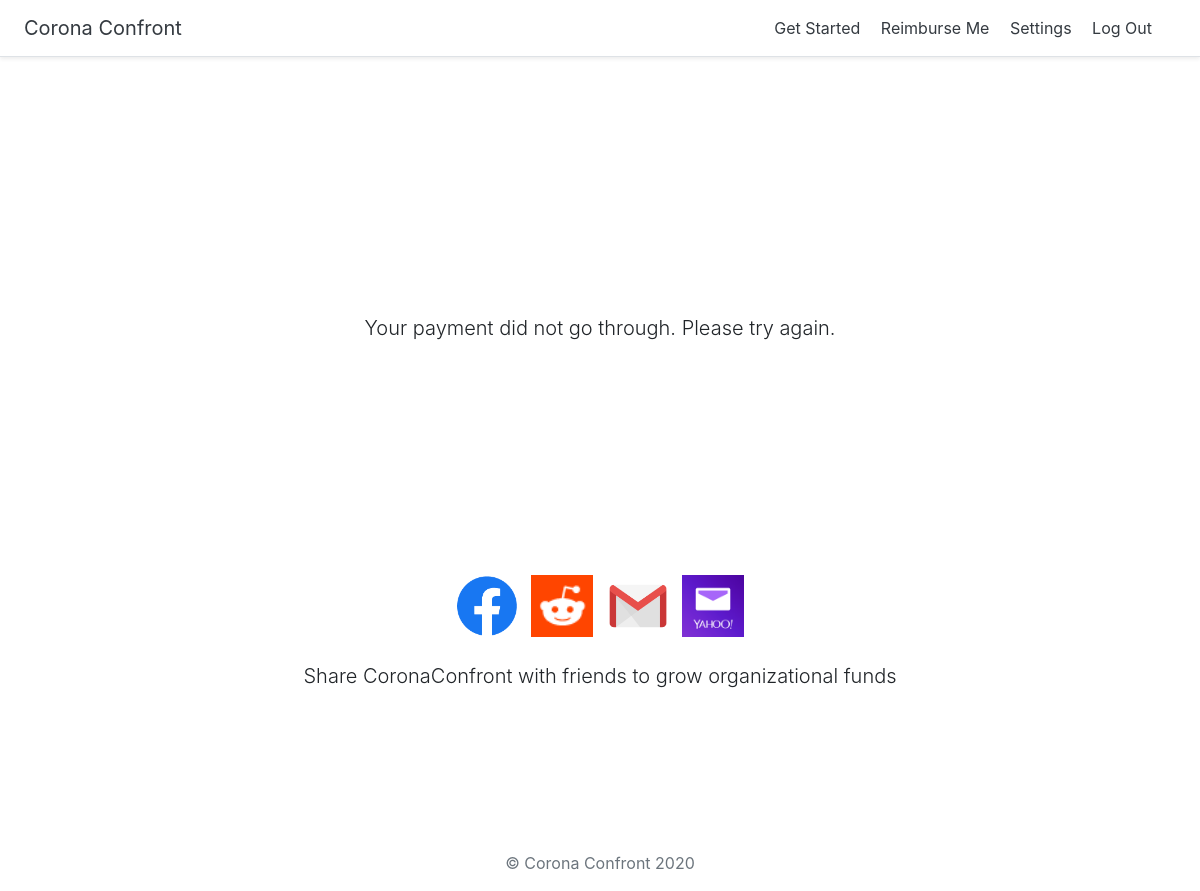
The page /confirmation/ (signed in) on the database as committed earlier.
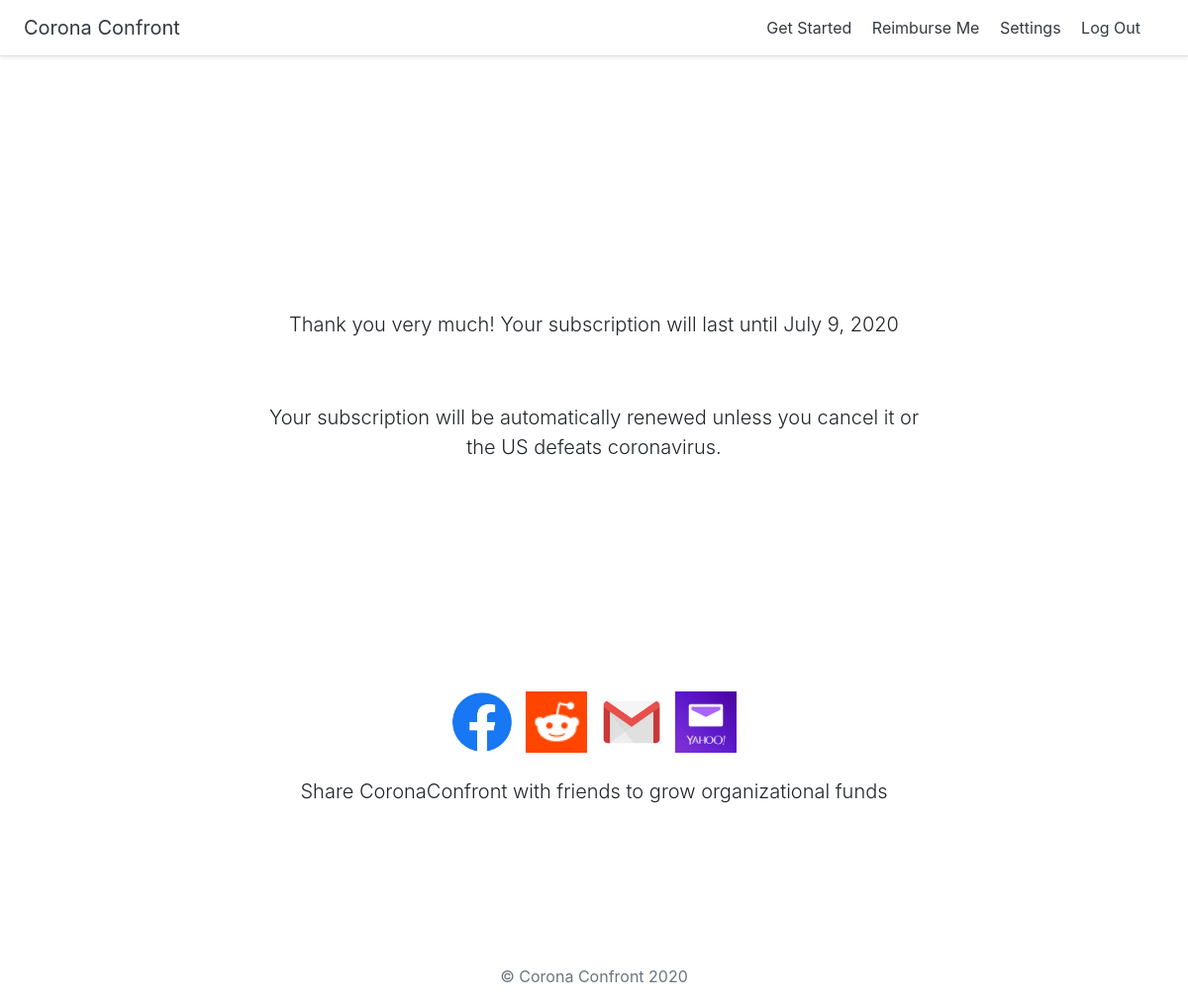
The same page on the database as committed later.
### plans/models.py (models this page shows)
class Customer(models.Model):
    user = models.OneToOneField(User, on_delete=models.CASCADE)
    stripeid = models.CharField(max_length=255)
    stripe_subscription_id = models.CharField(max_length=255)
    cancel_at_period_end = models.BooleanField(default=False)
    membership = models.BooleanField(default=False)
    insurance_exists = models.CharField(max_length=3, choices=INSURANCE_CHOICES, default = 'NO')
    first_name = models.CharField(max_length=200, null=True)
    last_name = models.CharField(max_length=200, null=True)
    birth_date = models.DateField(null=True)
    email_confirmed = models.BooleanField(default=False)
    last_day_membership = models.DateField(null=True)
    date_added = models.DateTimeField(auto_now_add=True)

### plans/views.py (the view)
# urls.py: path('confirmation/', views.confirmation, name='confirmation'),
@login_required
def confirmation(request):
    if request.user.customer.membership:
        membership = True
    else:
        membership = False
    try:
        last_day_show = request.user.customer.last_day_membership
    except:
        last_day_show = None
    return render(request, 'registration/confirmation.html', {'last_day_show': last_day_show, 'membership': membership})

### templates/registration/confirmation.html
{% extends 'plans/base.html' %}
{% load static %}
{% block content %}
<br> <br> <br> <br>
<br> <br> <br> <br>
<div class="pricing-header px-3 py-3 pt-md-5 pb-md-4 mx-auto text-center">
  {% if membership %}
      <p class="lead">Thank you very much! Your subscription will last until {{ last_day_show |default_if_none:"" }}</p> <br><br>
      <p class="lead">Your subscription will be automatically renewed unless you cancel it or the US defeats coronavirus.</p> <br><br>
  {% else %}
      <p class="lead">Your payment did not go through. Please try again.</p> <br><br>
  {% endif %}
<br> <br> <br> <br>
</div>
<div class="pricing-header px-3 py-3 pt-md-5 pb-md-4 mx-auto text-center">
  <a href="https://www.facebook.com/sharer/sharer.php?u=https://coronaconfront.com/"><img src="{% static "facebook.png" %}" id="facebook" height="62" width="62"></a> &nbsp;
  <a href="http://www.reddit.com/submit?url=https://coronaconfront.com/&title=Help%20each%20other%20protect%20against%20high%20deductibles%20during%20coronavirus%20pandemic!"><img src="{% static "reddit.png" %}" id="reddit" height="62" width="62"></a> &nbsp;
  <a href="https://mail.google.com/mail/?view=cm&su=Help%20each%20other%20protect%20against%20high%20deductibles%20during%20coronavirus%20pandemic!&body=www.coronaconfront.com"><img src="{% static "gmail.png" %}" id="gmail" height="62" width="62"></a> &nbsp;
  <a href="http://compose.mail.yahoo.com/?subject=Help%20each%20other%20protect%20against%20high%20deductibles%20during%20coronavirus%20pandemic!&body=www.coronaconfront.com"><img src="{% static "yahoo.png" %}" id="yahoo" height="62" width="62"></a><br>
<br>
  <p class="lead">Share CoronaConfront with friends to grow organizational funds</p> <br><br>
</div>
{% endblock %}

Rows that differ between the two databases and show on the page:
now on this page (row edited): Customer: last_day_membership "July 9, 2020"
Other text that changed with them:
text no longer shown: "Your payment did not go through. Please try again."
text now shown: "Thank you very much! Your subscription will last until Your subscription will be automatically renewed unless you cancel it or the US defeats coronavirus."
